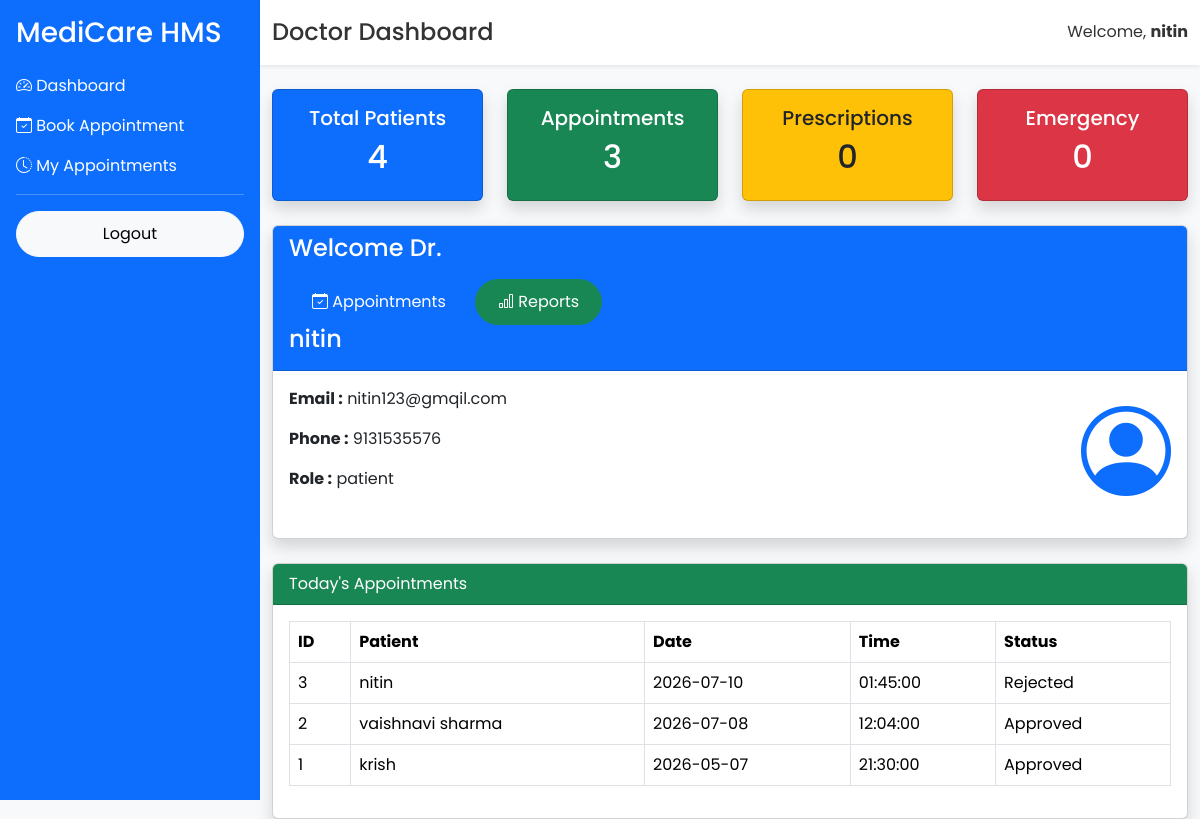
/doctor/dashboard (signed in), run on the app's committed database.
### app/models/user.py (models this page shows, shortened)
class User(UserMixin, db.Model):
    __tablename__ = "users"
    id = db.Column(db.Integer, primary_key=True)
    full_name = db.Column(db.String(100), nullable=False)
    email = db.Column(db.String(120), unique=True, nullable=False)
    phone = db.Column(db.String(15), unique=True, nullable=True)
    password = db.Column(db.String(255), nullable=False)
    role = db.Column(db.String(20), default="patient")
    is_active = db.Column(db.Boolean, default=True)
    created_at = db.Column(db.DateTime, server_default=db.func.now())

### app/models/appointment.py (models this page shows)
class Appointment(db.Model):
    __tablename__ = "appointments"
    id = db.Column(db.Integer, primary_key=True)
    patient_id = db.Column(
        db.Integer,
        db.ForeignKey("users.id"),
        nullable=False
    )
    doctor_id = db.Column(
        db.Integer,
        db.ForeignKey("doctors.id"),
        nullable=False
    )
    appointment_date = db.Column(
        db.Date,
        nullable=False
    )
    appointment_time = db.Column(
        db.Time,
        nullable=False
    )
    reason = db.Column(db.Text)
    status = db.Column(
        db.String(20),
        default="Pending"
    )
    created_at = db.Column(
        db.DateTime,
        server_default=db.func.now()
    )
    patient = db.relationship(
        "User",
        foreign_keys=[patient_id]
    )
    doctor = db.relationship(
        "Doctor",
        foreign_keys=[doctor_id]
    )

### app/routes/doctor.py (the view)
@doctor.route("/doctor/dashboard")
@login_required
def doctor_dashboard():
    patient_count = User.query.filter_by(role="patient").count()
    appointment_count = Appointment.query.count()
    prescription_count = 0
    emergency_count = 0
    appointments = Appointment.query.order_by(
        Appointment.appointment_date.desc()
    ).limit(10).all()
    return render_template(
    "doctor/doctor_dashboard.html",
        patient_count=patient_count,
        appointment_count=appointment_count,
        prescription_count=prescription_count,
        emergency_count=emergency_count,
        appointments=appointments,
        current_user=current_user
    )

### app/templates/doctor/doctor_dashboard.html (shortened to what this page needs)
{% extends "layout/dashboard_base.html" %}
{% block page_title %}
Doctor Dashboard
{% endblock %}
{% block content %}
<div class="row">
<div class="col-md-3">
<div class="card bg-primary text-white shadow">
<div class="card-body text-center">
<h5>Total Patients</h5>
<h2>{{ patient_count }}</h2>
</div>
</div>
</div>
<div class="col-md-3">
<div class="card bg-success text-white shadow">
<div class="card-body text-center">
<h5>Appointments</h5>
<h2>{{ appointment_count }}</h2>
</div>
</div>
</div>
<div class="col-md-3">
<div class="card bg-warning text-dark shadow">
<div class="card-body text-center">
<h5>Prescriptions</h5>
<h2>{{ prescription_count }}</h2>
</div>
</div>
</div>
<div class="col-md-3">
<div class="card bg-danger text-white shadow">
<div class="card-body text-center">
<h5>Emergency</h5>
<h2>{{ emergency_count }}</h2>
</div>
</div>
</div>
</div>
<br>
<div class="card shadow">
<div class="card-header bg-primary text-white">
<h4>
Welcome Dr.
<div class="mt-3">
<a href="/doctor/dashboard"
class="btn btn-primary">
<i class="bi bi-calendar-check"></i>
Appointments
</a>
<a href="/admin/reports"
class="btn btn-success">
<i class="bi bi-bar-chart"></i>
Reports
</a>
</div>
{{ current_user.full_name }}
</h4>
</div>
<div class="card-body">
<div class="row">
<div class="col-md-6">
<p>
<b>Email :</b>
{{ current_user.email }}
</p>
<p>
<b>Phone :</b>
{{ current_user.phone }}
</p>
<p>
<b>Role :</b>
{{ current_user.role }}
</p>
</div>
<div class="col-md-6 text-end">
<i class="bi bi-person-circle"
style="font-size:90px;color:#0d6efd;">
</i>
</div>
</div>
</div>
</div>
<br>
<div class="card shadow">
<div class="card-header bg-success text-white">
Today's Appointments
</div>
<div class="card-body">
<table class="table table-bordered">
<thead>
<tr>
<th>ID</th>
<th>Patient</th>
<th>Date</th>
<th>Time</th>
<th>Status</th>
</tr>
</thead>
<tbody>
{% for appointment in appointments %}
<tr>
<td>{{ appointment.id }}</td>
<td>{{ appointment.patient.full_name }}</td>
<td>{{ appointment.appointment_date }}</td>
<td>{{ appointment.appointment_time }}</td>
<td>
{{ appointment.status }}
</td>
</tr>
{% else %}
<tr>
<td colspan="5" class="text-center">
No Appointments
</td>
</tr>
{% endfor %}
</tbody>
</table>
</div>
</div>
{% endblock %}

### app/templates/layout/dashboard_base.html (shortened to what this page needs)
<!DOCTYPE html>
<html lang="en">
<head>
<link href="https://cdn.jsdelivr.net/npm/bootstrap@5.3.3/dist/css/bootstrap.min.css" rel="stylesheet">
<link href="https://cdn.jsdelivr.net/npm/bootstrap-icons@1.11.3/font/bootstrap-icons.min.css" rel="stylesheet">
<link rel="stylesheet"
href="{{ url_for('static', filename='css/style.css') }}">
</head>
<body class="bg-light">
<div class="d-flex">
    <div class="bg-primary text-white p-3 vh-100" style="width:260px;">
        <h3 class="mb-4">
            MediCare HMS
        </h3>
       {% if current_user.role == "admin" %}
<a href="{{ url_for('admin.admin_dashboard') }}" class="d-block text-white text-decoration-none mb-3">
    <i class="bi bi-speedometer2"></i> Dashboard
</a>
<a href="{{ url_for('doctor.doctor_list') }}" class="d-block text-white text-decoration-none mb-3">
    <i class="bi bi-person-vcard"></i> Doctors
</a>
<a href="/admin/departments" class="d-block text-white text-decoration-none mb-3">
    <i class="bi bi-building"></i> Departments
</a>
<a href="/admin/appointments" class="d-block text-white text-decoration-none mb-3">
    <i class="bi bi-calendar-check"></i> Appointments
</a>
<a href="/admin/patients" class="d-block text-white text-decoration-none mb-3">
    <i class="bi bi-people"></i> Patients
</a>
<a href="/admin/billing" class="d-block text-white text-decoration-none mb-3">
    <i class="bi bi-receipt"></i> Billing
</a>
<a href="/admin/rooms" class="d-block text-white text-decoration-none mb-3">
    <i class="bi bi-door-open"></i> Rooms
</a>
<a href="/admin/beds" class="d-block text-white text-decoration-none mb-3">
    <i class="bi bi-grid-3x3-gap"></i> Beds
</a>
<a href="/admin/operation-theatres" class="d-block text-white text-decoration-none mb-3">
    <i class="bi bi-hospital"></i> Operation Theatre
</a>
<a href="/admin/reports" class="d-block text-white text-decoration-none mb-3">
    <i class="bi bi-bar-chart"></i> Reports
</a>
<a href="/admin/admissions" class="d-block text-white text-decoration-none mb-3">
    <i class="bi bi-hospital-fill"></i> Admissions
</a>
{% elif current_user.role == "patient" %}
<a href="/patient/dashboard" class="d-block text-white text-decoration-none mb-3">
    <i class="bi bi-speedometer2"></i> Dashboard
</a>
<a href="/appointments/book" class="d-block text-white text-decoration-none mb-3">
    <i class="bi bi-calendar-check"></i> Book Appointment
</a>
<a href="/appointments/my" class="d-block text-white text-decoration-none mb-3">
    <i class="bi bi-clock-history"></i> My Appointments
</a>
{% endif %}
        <hr>
        <a href="/logout" class="btn btn-light w-100">
            Logout
        </a>
    </div>
    <div class="flex-grow-1">
        <nav class="navbar navbar-light bg-white shadow-sm">
            <div class="container-fluid">
                <h4 class="mb-0">
                    {% block page_title %}{% endblock %}
                </h4>
                <span>
                    Welcome,
                    <strong>{{ current_user.full_name }}</strong>
                </span>
            </div>
        </nav>
        <div class="container-fluid mt-4">
            {% block content %}
            {% endblock %}
        </div>
    </div>
</div>
</body>
</html>

### app/static/css/style.css (style rules this page uses)
* { margin:0; padding:0; box-sizing:border-box; font-family:'Poppins',sans-serif; }
body { background:#f5f8fc; color:#333; }
.navbar { transition:.4s; padding:18px 0; }
.btn { border-radius:50px; padding:10px 22px; }

### data on the page
User: full_name "nitin", email "nitin123@gmqil.com", phone "9131535576", role "patient"
Appointment: id "3", patient.full_name "nitin", appointment_date "2026-07-10", appointment_time "01:45:00", status "Rejected"
Appointment: id "2", patient.full_name "vaishnavi sharma", appointment_date "2026-07-08", appointment_time "12:04:00", status "Approved"
Appointment: id "1", patient.full_name "krish", appointment_date "2026-05-07", appointment_time "21:30:00", status "Approved"

### other printed values
{{ patient_count }} "4"
{{ appointment_count }} "3"
{{ prescription_count }} "0"
{{ emergency_count }} "0"
